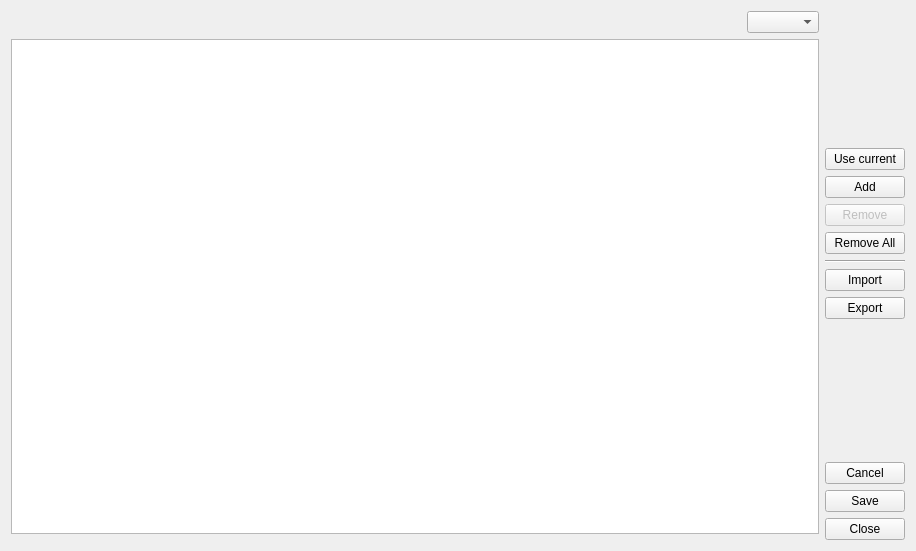
<?xml version="1.0" encoding="UTF-8"?>
<ui version="4.0">
 <class>pqExpressionsManagerDialog</class>
 <widget class="QWidget" name="pqExpressionsManagerDialog">
  <property name="geometry">
   <rect>
    <x>0</x>
    <y>0</y>
    <width>916</width>
    <height>551</height>
   </rect>
  </property>
  <property name="windowTitle">
   <string>Choose Expression</string>
  </property>
  <layout class="QGridLayout" name="gridLayout">
   <item row="0" column="0">
    <widget class="QWidget" name="widget" native="true">
     <layout class="QHBoxLayout" name="horizontalLayout">
      <property name="spacing">
       <number>4</number>
      </property>
      <property name="leftMargin">
       <number>0</number>
      </property>
      <property name="topMargin">
       <number>0</number>
      </property>
      <property name="rightMargin">
       <number>0</number>
      </property>
      <property name="bottomMargin">
       <number>0</number>
      </property>
      <item>
       <widget class="pqSearchBox" name="searchBox" native="true">
        <property name="sizePolicy">
         <sizepolicy hsizetype="Expanding" vsizetype="Preferred">
          <horstretch>0</horstretch>
          <verstretch>0</verstretch>
         </sizepolicy>
        </property>
        <property name="minimumSize">
         <size>
          <width>0</width>
          <height>10</height>
         </size>
        </property>
        <property name="settingKey" stdset="0">
         <string notr="true"/>
        </property>
        <property name="advancedSearchEnabled" stdset="0">
         <bool>false</bool>
        </property>
       </widget>
      </item>
      <item>
       <widget class="QComboBox" name="groupChooser"/>
      </item>
     </layout>
    </widget>
   </item>
   <item row="0" column="1" rowspan="3">
    <layout class="QVBoxLayout" name="verticalLayout">
     <item>
      <spacer name="verticalSpacer">
       <property name="orientation">
        <enum>Qt::Vertical</enum>
       </property>
       <property name="sizeHint" stdset="0">
        <size>
         <width>20</width>
         <height>40</height>
        </size>
       </property>
      </spacer>
     </item>
     <item>
      <widget class="QPushButton" name="useCurrent">
       <property name="text">
        <string>Use current</string>
       </property>
       <property name="toolTip">
        <string>Use expression in current filter</string>
       </property>
      </widget>
      </item>
      <item>
      <widget class="QPushButton" name="add">
       <property name="text">
        <string>Add</string>
       </property>
       <property name="toolTip">
        <string>Add a new expression</string>
       </property>
      </widget>
     </item>
     <item>
      <widget class="QPushButton" name="remove">
       <property name="enabled">
        <bool>false</bool>
       </property>
       <property name="toolTip">
        <string>Remove selected expressions</string>
       </property>
       <property name="text">
        <string>Remove</string>
       </property>
      </widget>
      </item>
      <item>
      <widget class="QPushButton" name="removeAll">
       <property name="enabled">
        <bool>true</bool>
       </property>
       <property name="toolTip">
        <string>Remove all expressions</string>
       </property>
       <property name="text">
        <string>Remove All</string>
       </property>
      </widget>
     </item>
     <item>
      <widget class="Line" name="line_2">
       <property name="orientation">
        <enum>Qt::Horizontal</enum>
       </property>
      </widget>
     </item>
     <item>
      <widget class="QPushButton" name="importExpressions">
       <property name="toolTip">
        <string>Import expressions from a json file</string>
       </property>
       <property name="text">
        <string>Import</string>
       </property>
      </widget>
     </item>
     <item>
      <widget class="QPushButton" name="exportExpressions">
       <property name="toolTip">
        <string>Export expressions to a json file</string>
       </property>
       <property name="text">
        <string>Export</string>
       </property>
      </widget>
     </item>
     <item>
      <spacer name="verticalSpacer_2">
       <property name="orientation">
        <enum>Qt::Vertical</enum>
       </property>
       <property name="sizeHint" stdset="0">
        <size>
         <width>20</width>
         <height>40</height>
        </size>
       </property>
      </spacer>
     </item>
     <item>
      <widget class="QPushButton" name="cancel">
       <property name="text">
        <string>Cancel</string>
       </property>
       <property name="toolTip">
        <string>Close without saving</string>
       </property>
      </widget>
     </item>
     <item>
      <widget class="QPushButton" name="save">
       <property name="text">
        <string>Save</string>
       </property>
       <property name="toolTip">
        <string>Save to settings</string>
       </property>
      </widget>
     </item>
     <item>
      <widget class="QPushButton" name="close">
       <property name="text">
        <string>Close</string>
       </property>
       <property name="toolTip">
        <string>Save and close</string>
       </property>
      </widget>
     </item>
    </layout>
   </item>
   <item row="1" column="0">
    <widget class="pqExpandableTableView" name="expressions">
     <property name="minimumSize">
      <size>
       <width>0</width>
       <height>0</height>
      </size>
     </property>
     <property name="showDropIndicator" stdset="0">
      <bool>true</bool>
     </property>
     <property name="selectionBehavior">
      <enum>QAbstractItemView::SelectRows</enum>
     </property>
     <property name="sortingEnabled">
      <bool>false</bool>
     </property>
     <attribute name="horizontalHeaderVisible">
      <bool>true</bool>
     </attribute>
     <attribute name="horizontalHeaderMinimumSectionSize">
      <number>10</number>
     </attribute>
     <attribute name="horizontalHeaderStretchLastSection">
      <bool>true</bool>
     </attribute>
     <property name="alternatingRowColors">
      <bool>true</bool>
     </property>
     <attribute name="verticalHeaderVisible">
      <bool>false</bool>
     </attribute>
    </widget>
   </item>
  </layout>
 </widget>
 <customwidgets>
  <customwidget>
   <class>pqSearchBox</class>
   <extends>QWidget</extends>
   <header>pqSearchBox.h</header>
   <container>1</container>
  </customwidget>
  <customwidget>
   <class>pqExpandableTableView</class>
   <extends>QTableView</extends>
   <header>pqExpandableTableView.h</header>
  </customwidget>
 </customwidgets>
 <resources>
  <include location="../pqComponents.qrc"/>
 </resources>
 <connections>
  <connection>
   <sender>close</sender>
   <signal>clicked()</signal>
   <receiver>pqExpressionsManagerDialog</receiver>
   <slot>close()</slot>
   <hints>
    <hint type="sourcelabel">
     <x>368</x>
     <y>527</y>
    </hint>
    <hint type="destinationlabel">
     <x>223</x>
     <y>275</y>
    </hint>
   </hints>
  </connection>
 </connections>
</ui>
